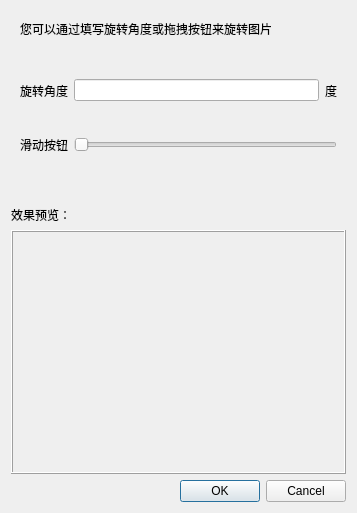
<?xml version="1.0" encoding="UTF-8"?>
<ui version="4.0">
 <class>rotate_dialog</class>
 <widget class="QDialog" name="rotate_dialog">
  <property name="geometry">
   <rect>
    <x>0</x>
    <y>0</y>
    <width>357</width>
    <height>513</height>
   </rect>
  </property>
  <property name="windowTitle">
   <string>旋转窗口</string>
  </property>
  <layout class="QVBoxLayout" name="verticalLayout" stretch="1,1,1,1,5,1">
   <item>
    <widget class="QWidget" name="widget" native="true">
     <layout class="QFormLayout" name="formLayout">
      <item row="0" column="0">
       <widget class="QLabel" name="label">
        <property name="text">
         <string>您可以通过填写旋转角度或拖拽按钮来旋转图片</string>
        </property>
       </widget>
      </item>
     </layout>
    </widget>
   </item>
   <item>
    <widget class="QWidget" name="widget_2" native="true">
     <layout class="QHBoxLayout" name="horizontalLayout">
      <item>
       <widget class="QLabel" name="label_3">
        <property name="text">
         <string>旋转角度</string>
        </property>
       </widget>
      </item>
      <item>
       <widget class="QLineEdit" name="lineEdit">
        <property name="maxLength">
         <number>3</number>
        </property>
        <property name="placeholderText">
         <string/>
        </property>
       </widget>
      </item>
      <item>
       <widget class="QLabel" name="label_4">
        <property name="text">
         <string>度</string>
        </property>
       </widget>
      </item>
     </layout>
    </widget>
   </item>
   <item>
    <widget class="QWidget" name="widget_3" native="true">
     <layout class="QHBoxLayout" name="horizontalLayout_2">
      <item>
       <widget class="QLabel" name="label_5">
        <property name="text">
         <string>滑动按钮</string>
        </property>
       </widget>
      </item>
      <item>
       <widget class="QSlider" name="Slider">
        <property name="maximum">
         <number>360</number>
        </property>
        <property name="value">
         <number>0</number>
        </property>
        <property name="orientation">
         <enum>Qt::Horizontal</enum>
        </property>
       </widget>
      </item>
     </layout>
    </widget>
   </item>
   <item>
    <widget class="QLabel" name="label_7">
     <property name="text">
      <string>效果预览：</string>
     </property>
     <property name="textFormat">
      <enum>Qt::AutoText</enum>
     </property>
     <property name="alignment">
      <set>Qt::AlignBottom|Qt::AlignLeading|Qt::AlignLeft</set>
     </property>
    </widget>
   </item>
   <item>
    <widget class="QLabel" name="label_6">
     <property name="frameShape">
      <enum>QFrame::Box</enum>
     </property>
     <property name="frameShadow">
      <enum>QFrame::Raised</enum>
     </property>
     <property name="text">
      <string/>
     </property>
    </widget>
   </item>
   <item>
    <widget class="QDialogButtonBox" name="buttonBox_2">
     <property name="orientation">
      <enum>Qt::Horizontal</enum>
     </property>
     <property name="standardButtons">
      <set>QDialogButtonBox::Cancel|QDialogButtonBox::Ok</set>
     </property>
    </widget>
   </item>
  </layout>
 </widget>
 <resources/>
 <connections/>
</ui>
